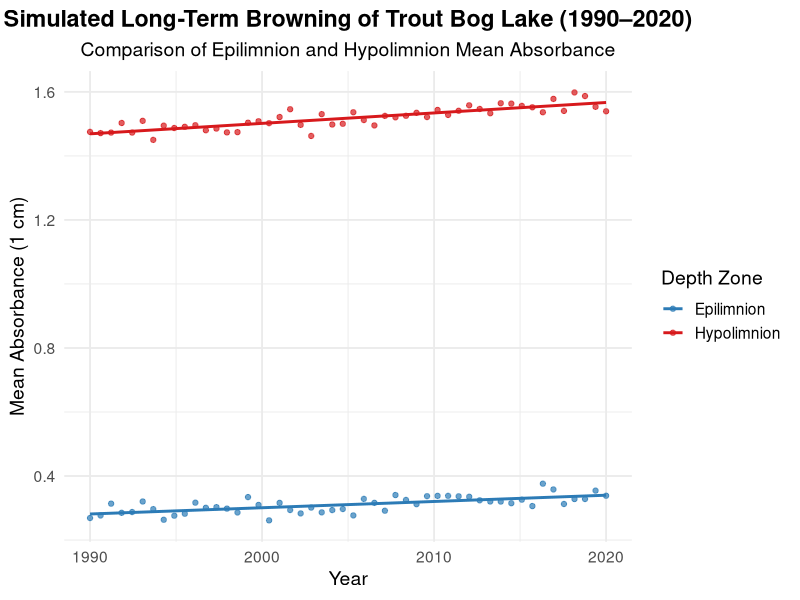

The R source for this figure:
#######################
## Lecture 11/11/25 ###
#######################

# --- Week 11: Linear Models 2 --- #

## Extending the linear model to categorical variables
# Dummy variables 
# -> Created automatically when a factor is included in lm()
# -> or can be specified using factor()
# -> Reference level is the first level of the factor (alphabetically by default) 
# -> Compared to a reference level in lm() summary
# --> Example: mean of reference level = 114
# --> mean of treatment level = 124
# --> difference = 10
# --> Interpretation: treatment group has on average 10 units higher than reference group

## Combining categorical and continuous variables Analysis of Covariance (ANCOVA)
# Understand the effect of treatment (categorical) while controlling for a continuous variable (covariate)
# -> Example: effect of fertilizer type on plant growth while controlling for initial plant size

## Interpreting ANCOVA output
# Example 1: Mod1 <- lm(Y ~ Xcon * Xfac)
# -> Xcon is a continuous predictor, Xfac is a categorical predictor
# -> Y is the response variable
# -> The asterisk (*) indicates inclusion of both main effects and their interaction
# --> Main effect of Xfac: difference in Y between levels of Xfac when Xcon = 0
# --> Main effect of Xcon: change in Y for a one-unit increase in Xcon when Xfac is at reference level
# --> Interaction effect: how the effect of Xcon on Y changes across levels of Xfac

# Example 2: Mod2 <- lm( Y ~ Xcon + Xfac)
# -> Main effect of Xfac: difference in Y between levels of Xfac, averaged over all values of Xcon
# -> Main effect of Xcon: change in Y for a one-unit increase in Xcon, averaged over all levels of Xfac
# -> No interaction effect included

## -- One factor, multiple levels - Analysis of Variance (ANOVA) -- ##
# Also fits the lm() linear model framework

# Why generate a boxplot first beforehand?
# -> Visualize data distribution across groups
# -> Identify potential outliers !!
# -> Assess homogeneity of variances assumption
# -> Check for normality of residuals assumption

# Example: Mod3 <- lm(Y ~ Xfac)
# -> Xfac has more than two levels (e.g., A, B, C)
# -> ANOVA tests if there are significant differences in Y among the levels of Xfac

# Pair-wise contrasts
# -> Post-hoc tests (e.g., Tukey's HSD) to identify which specific groups differ
# --> Interpreting becomes difficult with many levels... why?
# ---> Increases the number of comparisons, raising the risk of Type I errors
# ---> Adjustments for multiple comparisons reduce statistical power

# Multiple comparison corrections
# -> Tukey's HSD, Bonferroni correction, etc.
# -> Control the family-wise error rate when conducting multiple pair-wise tests
# -> Important to avoid false positives in identifying significant differences
# -> Example in R: TukeyHSD(aov(Mod3))

# Estimate the means and CIs for each level
# -> Use emmeans package in R
# -> Example: emmeans(Mod3, ~ Xfac)
# -> Provides estimated marginal means and confidence intervals for each group
# -> Useful for visualizing group differences and uncertainty

# Checking ANOVA assumptions
# -> Normal distribution of residuals: Shapiro-Wilk test, Q-Q plots
# -> Homogeneity of variances: Levene's test, Bartlett's test, CARS package leveneTest()
# -> Independence of observations: study design consideration

# Data limitations
# -> What if we have two factors, each with multiple levels, and only one observation for each combination?
# -> Can we fit a model with interactions?
# --> No, we cannot estimate interaction effects with only one observation per combination
# -> What if we treat laser as a continuous numeric variable?
# --> Yes, you are reducing the number of parameters the model needs to estimate
# --> But be cautious, as this assumes a linear relationship!

# -------------------------------------------------------------------------- #

# Exercise: simulation and estimation of linear models with one categorical and one continuous predictor
# 1a. Using code from last week's homework, add a two level categorical X value and simulate sufficient data
# -> (say 100 observations total, split evenly between the two levels) to estimate the parameters of an
# -> ANCOVA model. You can decide whether there is an interaction or not (same slopes but different intercepts
# -> vs. different slopes and intercepts) or even whether the categorical variable matters at all.

# 1b. Write a brief (2-3 sentences) ecological scenario for these data and give the variables related names and units.
# -> Finish with an ecological question that fits the ANCOVA format.

# ===== Exercise 1a: ANCOVA Simulation ===== #
# Exercise: Simulation and estimation of linear models with one categorical and one continuous predictor
# Adapted for Trout Bog Lake: Epilimnion vs. Hypolimnion

# Ecological scenario:
# These simulated data represent mean water color (absorbance normalized to a 1 cm path length)
# measured in the epilimnion (surface layer) and hypolimnion (deep layer) of Trout Bog Lake, WI
# from 1990–2020. The hypolimnion is more isolated and often contains more dissolved organic matter,
# leading to darker color. We ask: does the rate of browning (increase in color) differ between layers?

set.seed(123)

# Continuous predictor: year (1990–2020)
year <- rep(seq(1990, 2020, length.out = 50), times = 2) # 50 observations per depth zone, total 100

# Categorical predictor: depth zone
depth_zone <- rep(c("Epilimnion", "Hypolimnion"), each = 50) # layers of lake, 50 observations each

# Define true model parameters
# Hypothesis: both zones are browning, but the hypolimnion is darker overall and increasing faster
intercept_epi <- -3.7      # Baseline intercept for epilimnion (chosen so predictions ≈ 0.25–0.35 absorbance)
slope_epi <- 0.0020        # Rate of increase in color per year for the epilimnion
intercept_hypo <- intercept_epi - 0.8   # Hypolimnion starts darker (lower intercept)
slope_hypo <- slope_epi + 0.0010        # Hypolimnion color increases faster (steeper slope)

# Simulate data with noise
mean_absorbance <- ifelse(
  depth_zone == "Epilimnion",
  intercept_epi + slope_epi * year + rnorm(50, 0, 0.02), # Epilimnion, lighter and slower increase
  intercept_hypo + slope_hypo * year + rnorm(50, 0, 0.02) # Hypolimnion, darker and faster increase
)

# Combine into dataframe
ancova_data <- data.frame(year, depth_zone, mean_absorbance)

# Fit ANCOVA model (with interaction term)
ancova_model <- lm(mean_absorbance ~ year * depth_zone, data = ancova_data)
summary(ancova_model)

# Plot simulated ANCOVA results
library(ggplot2)

ggplot(ancova_data, aes(x = year, y = mean_absorbance, color = depth_zone)) +
  geom_point(alpha = 0.7) +
  geom_smooth(method = "lm", se = FALSE, linewidth = 1) +
  scale_color_manual(values = c("#2C7BB6", "#D7191C")) +
  labs(
    title = "Simulated Long-Term Browning of Trout Bog Lake (1990–2020)",
    subtitle = "Comparison of Epilimnion and Hypolimnion Mean Absorbance",
    x = "Year",
    y = "Mean Absorbance (1 cm)",
    color = "Depth Zone"
  ) +
  theme_minimal(base_size = 14) +
  theme(
    plot.title = element_text(face = "bold", hjust = 0.5),
    plot.subtitle = element_text(hjust = 0.5)
  )

# ===== Exercise 1b: Ecological scenario ===== #
# This simulated data represents mean water color (absorbance, normalized to a 1 cm pathlength) 
# measured in the epilimnion and hypolimnion of Trout Bog Lake, Wisconsin, between 1990 and 2020. 
# Because the hypolimnion is permanently anoxic and rich in dissolved organic matter,
# it tends to have darker color than the epilimnion.

# Ecological Question: 
# -> Has water color (browning) increased over time in Trout Bog Lake,
# -> and does the rate of increase differ between the epilimnion and hypolimnion?
